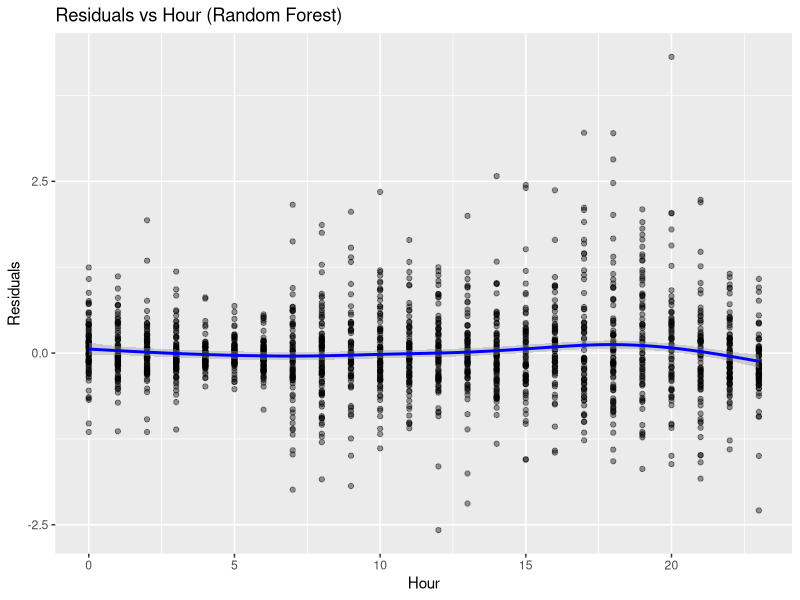
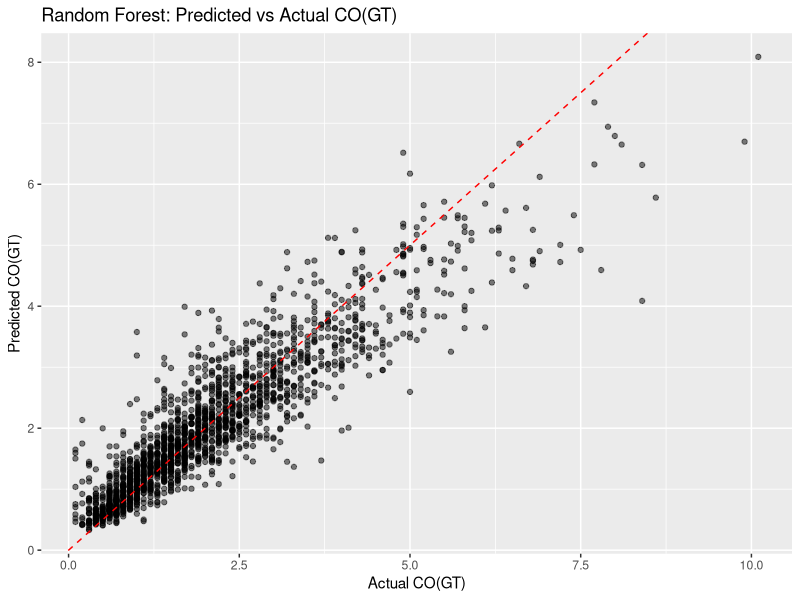
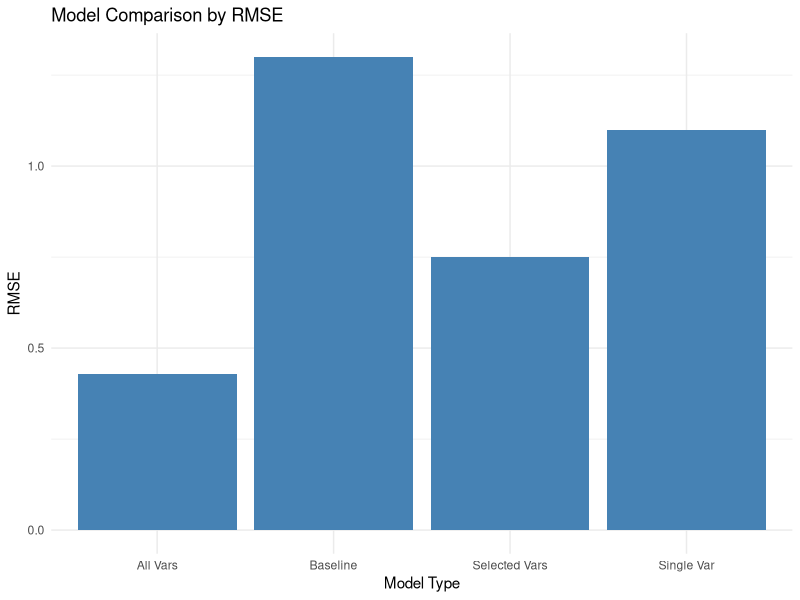
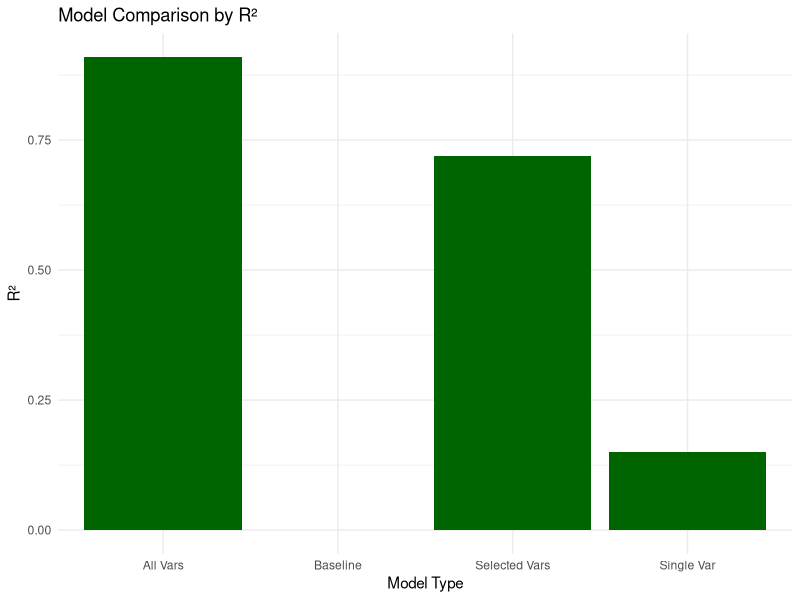

The R source for these figures, in order:
## ---- chunk 1
knitr::opts_chunk$set(echo = TRUE)
## ---- chunk 2
library(readr)
data = read_csv("final_cleaned_data.csv")
## ---- chunk 3
library(randomForest)
library(caret)       # for evaluation metrics
library(ggplot2)
library(dplyr)
library(knitr)
## ---- chunk 4
# Convert Time to Hour
data$Hour <- as.numeric(substr(data$Time, 1, 2))

# Create a new dataframe with required columns
df <- data %>%
  select(CO.GT., T, RH, Hour, PT08.S1.CO.) %>%
  na.omit()

#Rename columns for simplicity
colnames(df) <- c("CO", "Temperature", "Humidity", "Hour", "SensorCO")

#normalize T and RH
df$Temperature <- scale(df$Temperature)
df$Humidity <- scale(df$Humidity)
## ---- chunk 5
# Evaluation function for model performance
eval_model <- function(actual, predicted) {
  data.frame(
    R2 = R2(predicted, actual),
    RMSE = RMSE(predicted, actual),
    MAE = MAE(predicted, actual)
  )
}
## ---- chunk 6
#Train-Test Split
set.seed(123)
trainIndex <- createDataPartition(df$CO, p = 0.8, list = FALSE)
train <- df[trainIndex, ]
test <- df[-trainIndex, ]
## ---- chunk 7
# --- Baseline Model (without SensorCO) ---
lm_base <- lm(CO ~ Temperature + Humidity + Hour, data = train)
summary(lm_base)
lm_base_preds <- predict(lm_base, test)
lm_base_metrics <- eval_model(test$CO, lm_base_preds)
print(lm_base_metrics)

# --- Enhanced Model (with SensorCO) ---
lm_enh <- lm(CO ~ Temperature + Humidity + Hour + SensorCO, data = train)
summary(lm_enh)
lm_enh_preds <- predict(lm_enh, test)
lm_enh_metrics <- eval_model(test$CO, lm_enh_preds)
print(lm_enh_metrics)
## ---- chunk 8
# Random Forest Baseline (without SensorCO)
rf_base <- randomForest(CO ~ Temperature + Humidity + Hour, data = train)
rf_base_preds <- predict(rf_base, test)
rf_base_metrics <- eval_model(test$CO, rf_base_preds)
print(rf_base_metrics)

# Random Forest Enhanced (with SensorCO)
rf_enh <- randomForest(CO ~ Temperature + Humidity + Hour + SensorCO, data = train)
rf_enh_preds <- predict(rf_enh, test)
rf_enh_metrics <- eval_model(test$CO, rf_enh_preds)
print(rf_enh_metrics)
## ---- chunk 9
model_results <- data.frame(
  Model = c(
    "Linear Regression (No SensorCO)",
    "Linear Regression (With SensorCO)",
    "Random Forest (No SensorCO)",
    "Random Forest (With SensorCO)"
  ),
  R2 = c(0.153, 0.723, 0.412, 0.829),
  RMSE = c(1.304, 0.748, 1.087, 0.595),
  MAE = c(0.985, 0.507, 0.765, 0.407)
)

# Display as a formatted table
kable(model_results, caption = "Model Comparison: CO(GT) Prediction Performance")
## ---- chunk 10
# Residuals from best model (Random Forest with SensorCO)
residuals_rf <- test$CO - rf_enh_preds

ggplot(data.frame(Hour = test$Hour, Residuals = residuals_rf), aes(x = Hour, y = Residuals)) +
  geom_point(alpha = 0.4) +
  geom_smooth(color = "blue") +
  ggtitle("Residuals vs Hour (Random Forest)") +
  xlab("Hour") + ylab("Residuals")
## ---- chunk 11
ggplot(data.frame(Actual = test$CO, Predicted = rf_enh_preds), aes(x = Actual, y = Predicted)) +
  geom_point(alpha = 0.5) +
  geom_abline(slope = 1, intercept = 0, linetype = "dashed", color = "red") +
  ggtitle("Random Forest: Predicted vs Actual CO(GT)") +
  xlab("Actual CO(GT)") + ylab("Predicted CO(GT)")
## ---- chunk 12
# Create a new dataframe without CO.GT. (target) and any irrelevant vars (like Date/Time)
df_full <- data %>%
  select(-Date, -Time) %>%
  rename(CO = CO.GT.)

set.seed(123)
trainIndex <- createDataPartition(df_full$CO, p = 0.8, list = FALSE)
train <- df_full[trainIndex, ]
test <- df_full[-trainIndex, ]
## ---- chunk 13
lm_all <- lm(CO ~ ., data = train)
summary(lm_all)  # Optional: See which predictors are significant

# Predict and evaluate
lm_all_preds <- predict(lm_all, test)
lm_all_metrics <- eval_model(test$CO, lm_all_preds)

print("Full Linear Model (All Variables):")
print(lm_all_metrics)
## ---- chunk 14
rf_model <- randomForest(CO ~ ., data = train, ntree = 500, importance = TRUE)
rf_preds <- predict(rf_model, newdata = test)
rf_metrics <- eval_model(test$CO, rf_preds)
print(rf_metrics)
## ---- chunk 15
# Fit baseline model (predicts the mean)
lm_base <- lm(CO ~ 1, data = train)

# Predict on test set
base_preds <- predict(lm_base, newdata = test)

# Evaluate
baseline_metrics <- eval_model(test$CO, base_preds)
print("Baseline Model (No Predictors):")
print(baseline_metrics)
## ---- chunk 16
# Linear model using only Temperature
lm_temp <- lm(CO ~ T, data = train)

# Predict
temp_preds <- predict(lm_temp, newdata = test)

# Evaluate
temp_metrics <- eval_model(test$CO, temp_preds)
print("Single Variable Model (Temperature):")
print(temp_metrics)
## ---- chunk 17
lm_rh <- lm(CO ~ RH, data = train)
rh_preds <- predict(lm_rh, newdata = test)
rh_metrics <- eval_model(test$CO, rh_preds)
print("Single Variable Model (RH):")
print(rh_metrics)
## ---- chunk 18
# Load ggplot2
library(ggplot2)
model_results <- data.frame(
  Model = c("Baseline", "Single Var", "Selected Vars", "All Vars"),
  R2 = c(0.00, 0.15, 0.72, 0.91),
  RMSE = c(1.30, 1.10, 0.75, 0.43),
  MAE = c(0.98, 0.76, 0.51, 0.27)
)
# Example: RMSE Comparison Chart
ggplot(model_results, aes(x = Model, y = RMSE)) +
  geom_col(fill = "steelblue") +
  ggtitle("Model Comparison by RMSE") +
  ylab("RMSE") + xlab("Model Type") +
  theme_minimal()
## ---- chunk 19
# For R-squared
ggplot(model_results, aes(x = Model, y = R2)) +
  geom_col(fill = "darkgreen") +
  ggtitle("Model Comparison by R²") +
  ylab("R²") + xlab("Model Type") +
  theme_minimal()
